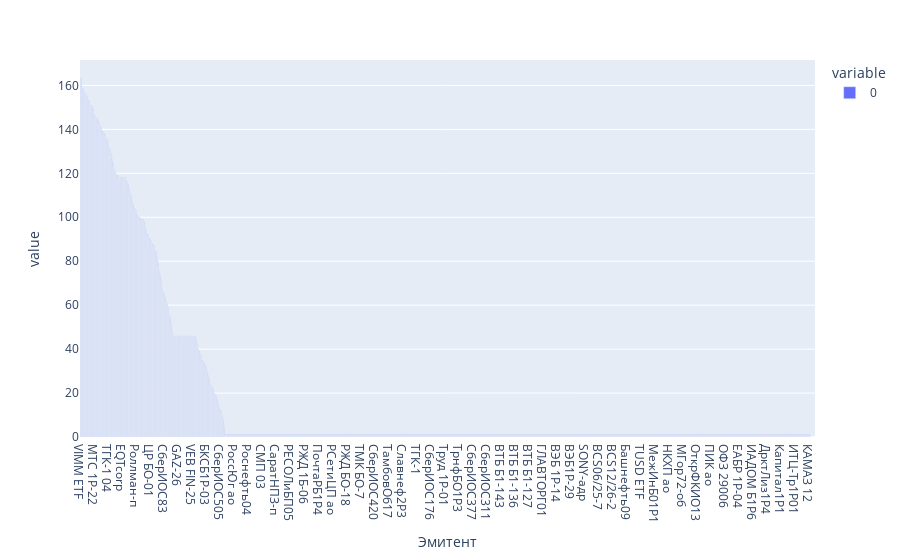

Here is the notebook cell this chart was saved with:
### Code cell
fig = px.bar(emitent_empty)
fig.show()

### Figure 1 — Plotly figure (JSON) as saved in the notebook; plotly's stock layout.template omitted (floating-point values rounded to 4 significant figures; data arrays with more than 128 entries replaced by an {"elided": "..."} marker saying what was removed)
{"data": [{"alignmentgroup": "True", "hovertemplate": "variable=0<br>Эмитент=%{x}<br>value=%{y}<extra></extra>", "legendgroup": "0", "marker": {"color": "#636efa", "pattern": {"shape": ""}}, "name": "0", "offsetgroup": "0", "orientation": "v", "showlegend": true, "textposition": "auto", "type": "bar", "x": {"elided": "3092 str values"}, "xaxis": "x", "y": {"elided": "3092 int values"}, "yaxis": "y"}], "layout": {"barmode": "relative", "legend": {"title": {"text": "variable"}, "tracegroupgap": 0}, "margin": {"t": 60}, "xaxis": {"anchor": "y", "domain": [0, 1], "title": {"text": "Эмитент"}}, "yaxis": {"anchor": "x", "domain": [0, 1], "title": {"text": "value"}}}}
